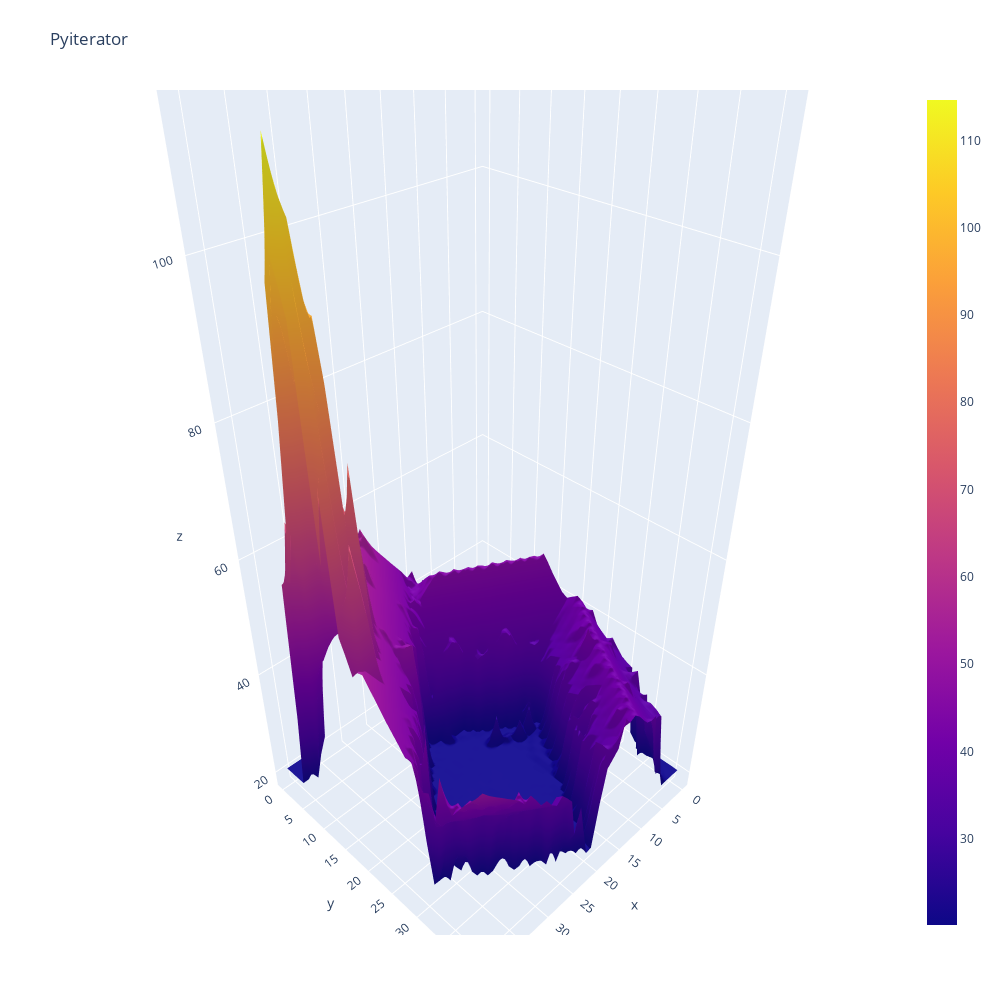

Source (notebook cell):
### Code cell
import plotly.graph_objects as go
import pandas as pd

fig = go.Figure(data=[go.Surface(z=df.values)])
fig.update_layout(title='Pyiterator', autosize=False,
                  width=1000, height=1000,
                  margin=dict(l=65, r=50, b=65, t=90))

fig.show()

### Figure 1 — Plotly figure (JSON) as saved in the notebook; plotly's stock layout.template omitted (floating-point values rounded to 4 significant figures; data arrays with more than 128 entries replaced by an {"elided": "..."} marker saying what was removed)
{"data": [{"type": "surface", "z": {"elided": "42x42 float values"}}], "layout": {"autosize": false, "height": 1000, "margin": {"b": 65, "l": 65, "r": 50, "t": 90}, "title": {"text": "Pyiterator"}, "width": 1000}}
